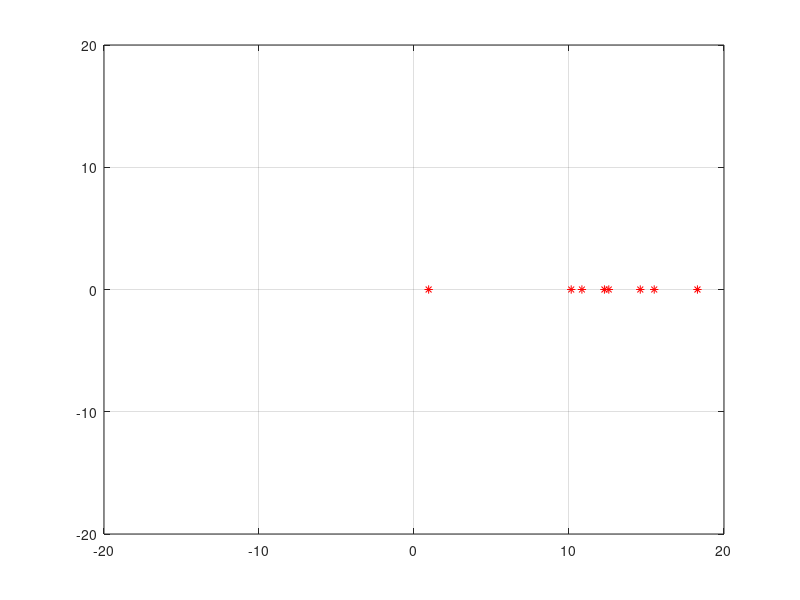

Recreate this plot in MATLAB. (Note: this script raises an error after producing the figure.)
% paper: Distributed Kalman filter for cooperative localization with integrated measurements
% author: Yeong Jun Kim(colson)
% email: colson@korea.ac.kr || dud3722000@naver.com
% date: 2020-07-28
% DKFCL class is in https://www.github.com/YeongJunKim/matlab/filters/DKFCL

% system eq
% x_{i,k+1} = A * x_{i,k} + B * w_{i,k}
% y_{i,k} = C * x_{i,k} + v_{i,k}
% z_{i,j,k} = D(x_{i,k} - x_{j,k})
% x = [x_position y_position x_vel y_vel]'
% u = [x_vel y_vel]'


%%
clear all
clc
clf
%% add path
addpath('./../../matlab/filters/DKFCL');
%% global variables
global app
%% robot init
app.agent_num = 8;
app.adjacency = zeros(app.agent_num, app.agent_num);
app.adjacency(1,[7 8]) = [0.6 0.4];
app.adjacency(2,[1 8]) = [0.3 0.7];
app.adjacency(3,[1 2]) = [0.7 0.3];
app.adjacency(4,[2 3]) = [0.5 0.5];
app.adjacency(5,[3 4]) = [0.8 0.2];
app.adjacency(6,[4 5]) = [0.2 0.8];
app.adjacency(7,[5 6]) = [0.7 0.3];
app.adjacency(8,[6 7]) = [0.3 0.7];

%% simulation init
app.dt = 1;
app.iteration = 140;
for ct = 1:app.agent_num
    app.agent(ct).data.nx = 4;
    app.agent(ct).data.ny = 4;
    app.agent(ct).data.nu = 2;
    app.agent(ct).data.nz = 4;
    app.agent(ct).trajectory.real = zeros(app.agent(ct).data.nx, app.iteration);
    app.agent(ct).trajectory.filtered.al1 = zeros(app.agent(ct).data.nx, app.iteration);
    app.agent(ct).trajectory.filtered.al2 = zeros(app.agent(ct).data.nx, app.iteration);
    app.agent(ct).trajectory.measurement = zeros(app.agent(ct).data.ny, app.iteration);
    app.agent(ct).trajectory.time = zeros(1, app.iteration);
    app.agent(ct).trajectory.input = zeros(app.agent(ct).data.nu, app.iteration);
    app.agent(ct).trajectory.real(:,1) = normrnd([10 0 0 0]', [5 0 0 0]');
    app.agent(ct).trajectory.filtered.al1(:,1) = app.agent(ct).trajectory.real(:,1);
    app.agent(ct).trajectory.filtered.al2(:,1) = app.agent(ct).trajectory.real(:,1);
end
%% plotting init
figure(1);
clf;
ax = axes;
app.plot_agent = cell(1,app.agent_num);
app.plot_edge = cell(app.agent_num, app.agent_num);
for ct = 1:app.agent_num
    
    app.plot_agent{ct} = plot(ax, app.agent(ct).trajectory.real(1,1), app.agent(ct).trajectory.real(2,1), 'r*'); hold on; grid on;
end
for i = 1:app.agent_num-1
    for j = 1:app.agent_num
        if i == j
        else
            if(app.adjacency(i,j) == 1)
                x = zeros(1,2);
                y = zeros(1,2);
                x(1) = app.agent(i).trajectory.real(1,1); x(2) = app.agent(j).trajectory.real(1,1);
                y(1) = app.agent(i).trajectory.real(2,1); y(2) = app.agent(j).trajectory.real(2,1);
                app.plot_edge{i,j} = plot(ax, x,y, 'b-'); hold on;
            end
        end
    end
end
xlim([-20 20])
ylim([-20 20])
%% filtering class init
% examples
% global filters
% for ct = 1:app.agent_num
%    filters.FIR(ct).filter = FIR();
%    filters.EKF(ct).filter = EKF();
%    filters.PF(ct).filter = PF();
% end

P = diag([0.1, 0.1, 0.1, 0.1]);
Q = diag([0.01, 0.01, 0.01, 0.01]);
V = diag([2,2]);
R = diag([4,4]);
% R = app.adjacency * 2;
A = [1 0 app.dt 0;
    0 1 0 app.dt ;
    0 0 1 0;
    0 0 0 1];
B = [app.dt^2/2 0 0 0;
    0 app.dt^2/2 0 0;
    0 0 app.dt 0;
    0 0 0 app.dt];
C = [1 0 0 0;
    0 1 0 0];
D = [1 0 0 0;
    0 1 0 0];

for ag = 1:app.agent_num
    if(ag == 1 || ag == 5)
        C_ = C;
        C_(2,2) = 0;
    else
        C_ = C;
    end
    
    DKFCL_FILTER(ag) = DKFCL(P,Q,V,R,A,B,C_,D,app.adjacency,app.agent(ag).trajectory.real(:,1),1,ag);
end
for ag = 1:app.agent_num
    if(ag == 1 || ag == 5)
        C_ = C;
        C_(2,2) = 0;
    else
        C_ = C;
    end
    
    DKFCL_FILTER(ag+app.agent_num) = DKFCL(P,Q,V,R,A,B,C_,D,app.adjacency,app.agent(ag).trajectory.real(:,1),2,ag);
end
%% run simulation
% make real data
angle = 0;
d = zeros(app.agent_num, 1);
for ct = 2:app.iteration
    
    for ag = 1:app.agent_num
        if ct > 30
            d(ag) = norm(app.agent(ag).trajectory.real(:,ct-1));
        else
            d(ag) = norm(app.agent(ag).trajectory.real(:,ct-1));
        end
    end
    for ag = 1:app.agent_num
        app.agent(ag).trajectory.input(1,ct) = d(ag) * cos(angle) - app.agent(ag).trajectory.real(1,ct-1);
        app.agent(ag).trajectory.input(2,ct) = d(ag) * sin(angle) - app.agent(ag).trajectory.real(2,ct-1);
        %  app.agent(ag).trajectory.input(:,ct) = normrnd([normrnd(0,3) normrnd(0,3)], 0.1)';
        
        app.agent(ag).trajectory.real(:,ct) = dynamics([app.agent(ag).trajectory.real(1:2,ct-1)' app.agent(ag).trajectory.input(:,ct)']',1);
    end
    %     update_plot(ct);
    %     pause(0.05);
    angle = angle + 0.05;
end

% run filtering
for ct = 2:app.iteration
    for ag = 1:app.agent_num
        %prior_x update
        
    end
    for ag = 1:app.agent_num
        u_ = app.agent(ag).trajectory.input(:,ct);
        y_ = app.agent(ag).trajectory.real(1:2,ct) + normrnd([0 0]', 1);
        z_ = zeros(app.agent(1).data.nx, app.agent_num);
        
        for j = 1:app.agent_num
            z_(:,j) = app.agent(ag).trajectory.real(:,ct) - app.agent(j).trajectory.real(:,ct) + normrnd([0 0 0 0]', 1);
        end
        x_neighbor_ = zeros(app.agent(1).data.nx, app.agent_num);
        p_neighbor_ = zeros(app.agent(1).data.nx, app.agent(1).data.nx, app.agent_num);
        
        for j = 1:app.agent_num
            x_neighbor_(:,j) = DKFCL_obtain_x_prior(DKFCL_FILTER(j));
            p_neighbor_(:,:,j) = DKFCL_obtain_y_prior(DKFCL_FILTER(j));
        end
        
        app.agent(ag).trajectory.filtered.al1(:,ct) = DKFCL_run(DKFCL_FILTER(ag), u_, y_, z_, x_neighbor_, p_neighbor_);
        
        
        
        
        for j = 1:app.agent_num
            x_neighbor_(:,j) = DKFCL_obtain_x_prior(DKFCL_FILTER(j+app.agent_num));
            p_neighbor_(:,:,j) = DKFCL_obtain_y_prior(DKFCL_FILTER(j+app.agent_num));
        end
        app.agent(ag).trajectory.filtered.al2(:,ct) = DKFCL_run(DKFCL_FILTER(ag+app.agent_num), u_, y_, z_, x_neighbor_, p_neighbor_);
    end
    update_plot(ct);
    
end
%% plot
figure(2);
clf;
x = zeros(1, app.iteration);
y = zeros(1, app.iteration);
for ag = 1:app.agent_num
   x(:) = app.agent(ag).trajectory.real(1,:); y(:) = app.agent(ag).trajectory.real(2,:);
   lege1 = ['real_ ' num2str(ag)];
   plot(x,y, '-d', 'DisplayName', lege1); hold on;
   x(:) = app.agent(ag).trajectory.filtered.al1(1,:); y(:) = app.agent(ag).trajectory.filtered.al1(2,:);
   lege2 = ['filtered_{al1} ' num2str(ag)];
   plot(x,y, '-*', 'DisplayName', lege2); hold on;
   x(:) = app.agent(ag).trajectory.filtered.al2(1,:); y(:) = app.agent(ag).trajectory.filtered.al2(2,:);
   lege3 = ['filtered_{al2} ' num2str(ag)];
   plot(x,y, '-*', 'DisplayName', lege3); hold on;
end
hold off;
lg = legend;
lg.NumColumns = 8;

figure(3);
subplot(2,1,1);
diff_sum.al1 = zeros(2, app.iteration);
diff_sum.al2 = zeros(2, app.iteration);
for ag = 1:app.agent_num
   diff = abs(app.agent(ag).trajectory.real(1:2,:) - app.agent(ag).trajectory.filtered.al1(1:2,:));
   x(:) = diff(1,:);   y(:) = diff(2,:);
   lege1 = ['al1 error' num2str(ag)];
   plot(1:app.iteration, x(:)+y(:), '-d', 'DisplayName', lege1); hold on;
   diff_sum.al1 = diff_sum.al1 + diff;
   diff = abs(app.agent(ag).trajectory.real(1:2,:) - app.agent(ag).trajectory.filtered.al2(1:2,:));
   x(:) = diff(1,:);   y(:) = diff(2,:);
   lege2 = ['al2 error' num2str(ag)];
   plot(1:app.iteration, x(:)+y(:), '-o', 'DisplayName', lege2); hold on;
   diff_sum.al2 = diff_sum.al2 + diff;
end
hold off;
legend;
subplot(2,1,2);
x(:) = diff_sum.al1(1,:);
y(:) = diff_sum.al1(2,:);
rmse = sqrt(x(:).^2 + y(:).^2);
plot(1:app.iteration, rmse(:), '-*', 'DisplayName', "algorithm1"); hold on;

x(:) = diff_sum.al2(1,:);
y(:) = diff_sum.al2(2,:);
rmse = sqrt(x(:).^2 + y(:).^2);
plot(1:app.iteration, rmse(:), '-d', 'DisplayName', "algorithm2"); 
hold off;
legend;
%% local functions
function update_plot(index)
global app
for ag = 1:app.agent_num
    app.plot_agent{ag}.XData = app.agent(ag).trajectory.real(1,index);
    app.plot_agent{ag}.YData = app.agent(ag).trajectory.real(2,index);
end
for i = 1:app.agent_num-1
    for j = 1:app.agent_num
        if i == j
        else
            if(app.adjacency(i,j) == 1)
                x = zeros(1,2);
                y = zeros(1,2);
                x(1) = app.agent(i).trajectory.real(1,index); x(2) = app.agent(j).trajectory.real(1,index);
                y(1) = app.agent(i).trajectory.real(2,index); y(2) = app.agent(j).trajectory.real(2,index);
                app.plot_edge{i,j}.XData = x(:);
                app.plot_edge{i,j}.YData = y(:);
            end
        end
    end
end
end